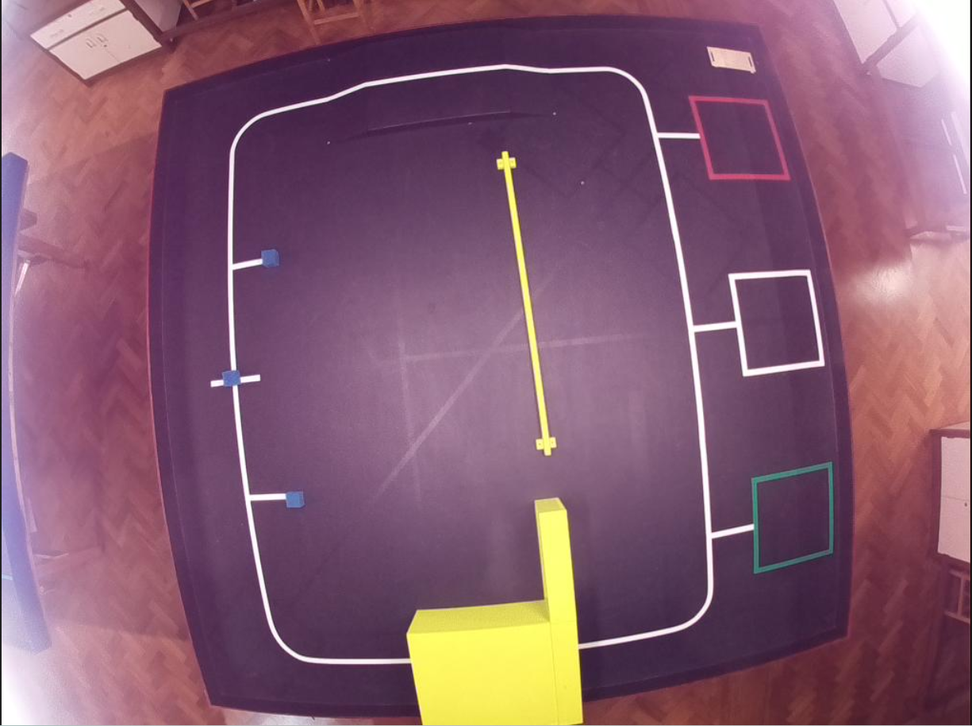
#> input picture src/calibrate/Screenshot_20221121_095116.png, 972 x 726 px, shrunk from 1225 x 914 before the run
$ python shitomasi.py
#> lines starting #> are read from the running program, lines starting #| are printed output that depends on the picture; after the words box and inside, x2 and y2 are one past the last pixel; in counts of white or black regions, pixels touching at a corner belong together
import numpy as np
import cv2 as cv
from matplotlib import pyplot as plt

img = cv.imread("Screenshot_20221121_095116.png")
#> img is the input picture: shape (726, 972, 3); mean B, G, R 112.2, 92.8, 133.1
img = cv.imread("vlcsnap-2022-11-21-10h47m39s028.png")
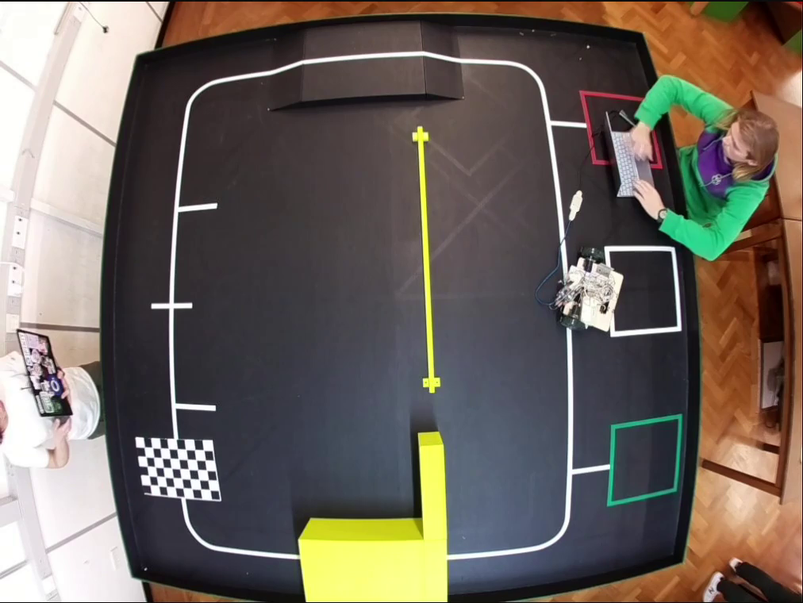
#> input picture src/calibrate/vlcsnap-2022-11-21-10h47m39s028.png, 803 x 603 px, shrunk from 1012 x 760 before the run
#> img is the input picture: shape (603, 803, 3); mean B, G, R 93.1, 101, 110.2
hsv = cv.cvtColor(img,cv.COLOR_RGB2LAB)
#> hsv: shape (603, 803, 3); mean of channels 0, 1, 2 105.3, 129.3, 122.2
h,s,v = cv.split(hsv)
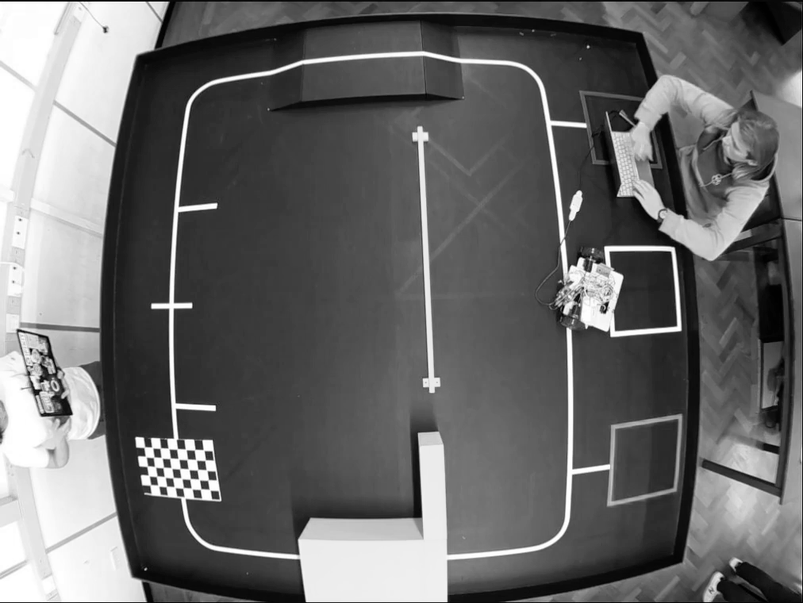
#> h: shape (603, 803); min 0, max 255, mean 105.3
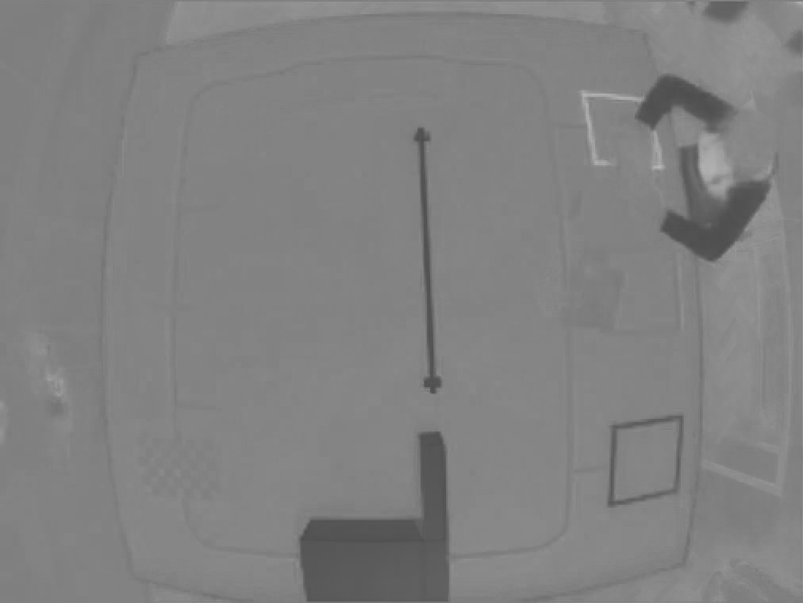
#> s: shape (603, 803); min 76, max 185, mean 129.3
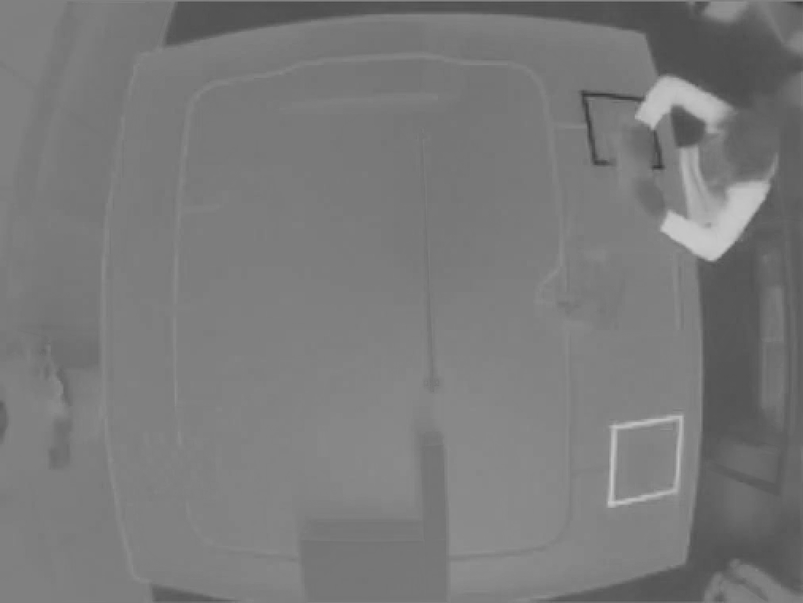
#> v: shape (603, 803); min 51, max 201, mean 122.2
corners = cv.goodFeaturesToTrack(v, 50, 0.04, 10)
#> corners = 50 rows, first 8: [652, 127], [587, 98], [653, 167], [681, 416], [643, 96], [708, 2], [610, 426], [616, 498]
corners = np.int0(corners)
for i in corners:
    x,y = i.ravel()
    cv.circle(v,(x,y),3,255,-1)
#> this loop made 50 passes
#> (x, y) on passes 1 to 12: (652, 127), (587, 98), (653, 167), (681, 416), (643, 96), (708, 2), (610, 426), (616, 498), (735, 242), (695, 2), (635, 118), (659, 74)
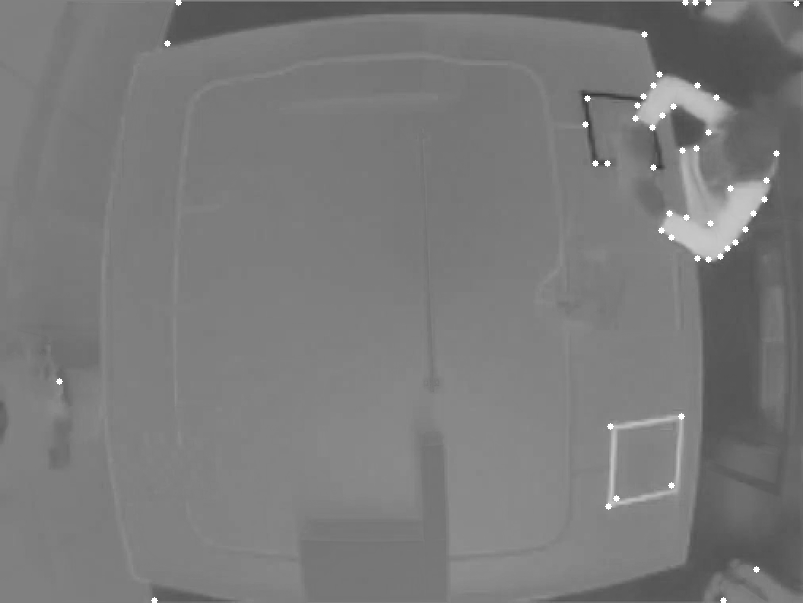
#> v: shape (603, 803); 0.3% of pixels changed, all inside (x1, y1, x2, y2) = (56, 0, 800, 603)
plt.imshow(v),plt.show()
